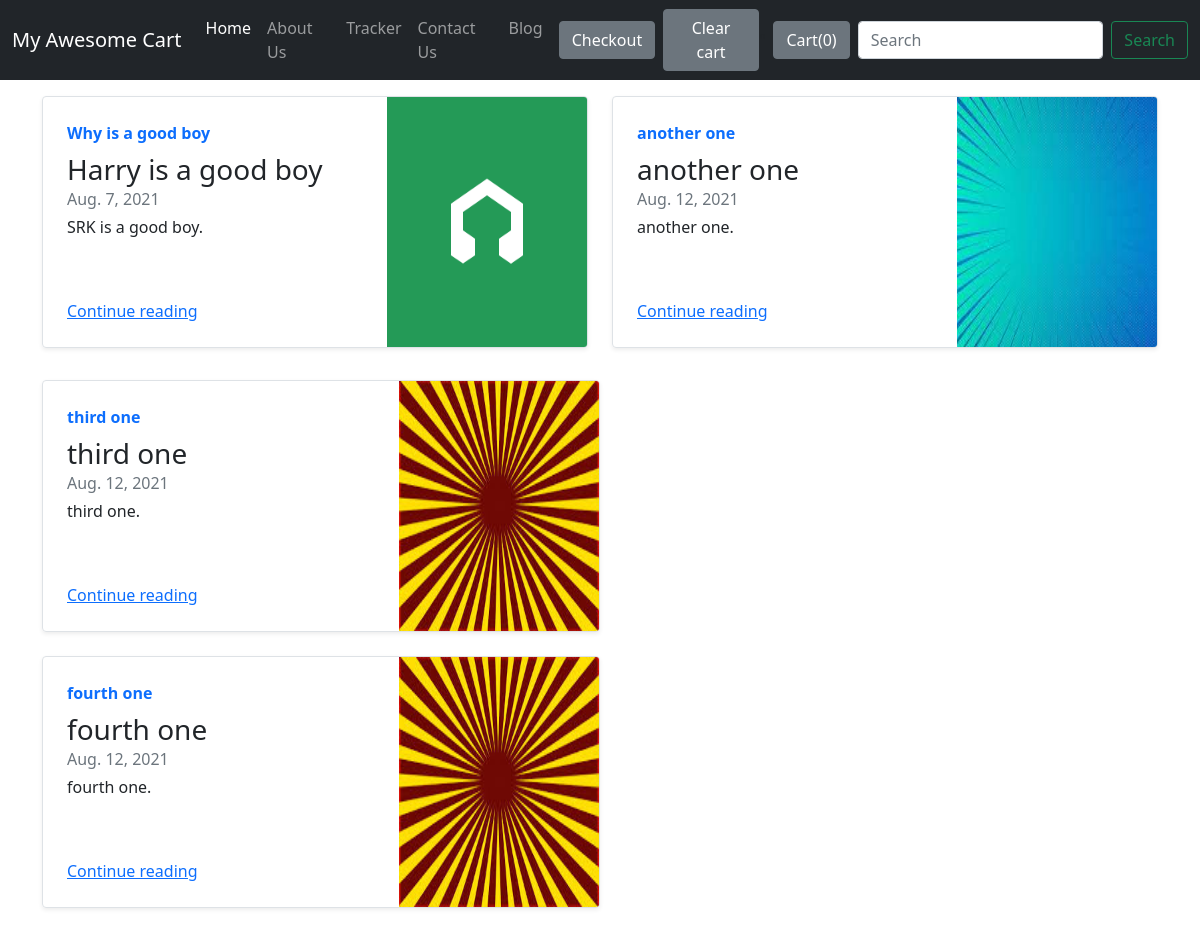
Screenshot of /blog/ with the database file from the repository.
### blog/models.py (models this page shows)
class BlogPost(models.Model):
    post_id = models.AutoField(primary_key=True)
    title = models.CharField(max_length=50)
    head0 = models.CharField(max_length=500, default="")
    chead0 = models.CharField(max_length=5000, default="")
    head1 = models.CharField(max_length=500, default="")
    chead1 = models.CharField(max_length=5000, default="")
    head2 = models.CharField(max_length=500, default="")
    chead2 = models.CharField(max_length=5000, default="")
    pub_date = models.DateField()
    thumbnail = models.ImageField(upload_to = "shop/images", default="")
    def __str__(self):
        return self.title

### blog/views.py (the view)
# urls.py: path("", views.index, name="blogHome"),
def index(request):
    myposts = BlogPost.objects.all()
    print(myposts)
    return render(request, 'blog/index.html', {
        'myposts': myposts
    })

### blog/templates/blog/index.html (shortened to what this page needs)
{% extends 'blog/basic.html' %}
{% block body %}
  <div class="container mt-3">
    <div class="row my-2">
      {% for items in myposts %}
      <div class="col-md-6">
        <div class="row g-0 border rounded overflow-hidden mb-4 shadow-sm position-relative">
          <div class="col p-4 d-flex flex-column position-static">
            <strong class="d-inline-block mb-2 text-primary">{{items.head0}}</strong>
            <h3 class="mb-0">{{items.title}}</h3>
            <div class="mb-1 text-muted">{{items.pub_date}}</div>
            <p class="card-text mb-auto">{{items.chead0}}.</p>
            <a href="blogpost/{{items.post_id}}" class="stretched-link">Continue reading</a>
          </div>
          <div class="col-auto d-none d-lg-block">
          <img src="/media/{{items.thumbnail}}" class="bd-placeholder-img" width="200" height="250" xmlns="http://www.w3.org/2000/svg" role="img" aria-label="Placeholder: Thumbnail" preserveAspectRatio="xMidYMid slice" focusable="false"><rect width="100%" height="100%" fill="#55595c"></rect></img>
          </div>
        </div>
      </div>
      {% if forloop.counter|divisibleby:2 %}
    </div>
      {% endif %}
    {% endfor %}
{% endblock %}

### rows the page displays
BlogPost: head0 "Why is a good boy", title "Harry is a good boy", pub_date "Aug. 7, 2021", chead0 "SRK is a good boy", thumbnail (picture)
BlogPost: head0 "another one", title "another one", pub_date "Aug. 12, 2021", chead0 "another one", thumbnail (picture)
BlogPost: head0 "third one", title "third one", pub_date "Aug. 12, 2021", chead0 "third one", thumbnail (picture)
BlogPost: head0 "fourth one", title "fourth one", pub_date "Aug. 12, 2021", chead0 "fourth one", thumbnail (picture)
